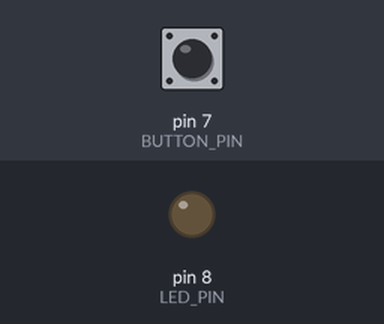
A sketch run on a simulated Arduino Uno, built with avr-gcc and run on an emulated ATmega328P. Shown: output pins drawn as LEDs (lit = HIGH). Inputs (shaded band) come from the test bench; at power-on: pin 7 (BUTTON_PIN) LOW. Random numbers use the default seed unless the sketch sets one.

Above: at 1.2 s.
1.3 s: pin 7 (BUTTON_PIN) pulled HIGH for 0.15 s
At 1.37 s:
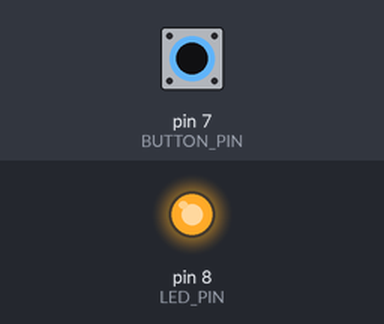
2.9 s: pin 7 (BUTTON_PIN) pulled HIGH for 3.2 s
At 7.5 s:
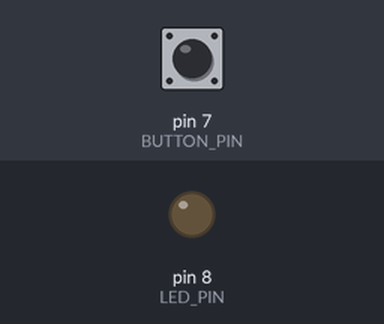
Timing chart, 0 to 9.0 s (numbered marks = the images above; inputs shaded):
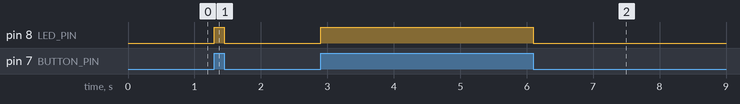

The sketch:

random_number_probabilit_2.ino.ino
```cpp
#define LED_PIN 8
#define BUTTON_PIN 7
void setup() {
  pinMode(LED_PIN, OUTPUT);
  pinMode(BUTTON_PIN, INPUT);
  Serial.begin(9600);
  randomSeed(analogRead(0)); // use noise on analog pin 0 for randomness
}


void loop() {
  if (digitalRead(BUTTON_PIN) == HIGH) {
    digitalWrite(LED_PIN, HIGH);
  }
  else {
    digitalWrite(LED_PIN, LOW);
  }
}

float getRandomNumber() {
  int randomInt = random(9901); // gives a random integer between 0 and 9900
  return 1.00 + (float)randomInt / 100.0; // divide by 100 to get a float with two decimal places, add 1 to ensure the lower limit is 1
}
```

Measured:
- after the input at 1.3 s, pin 8 (LED_PIN): LOW → HIGH at once, → LOW 0.15 s later
- after the input at 2.9 s, pin 8 (LED_PIN): LOW → HIGH at once, → LOW 3.2 s later
